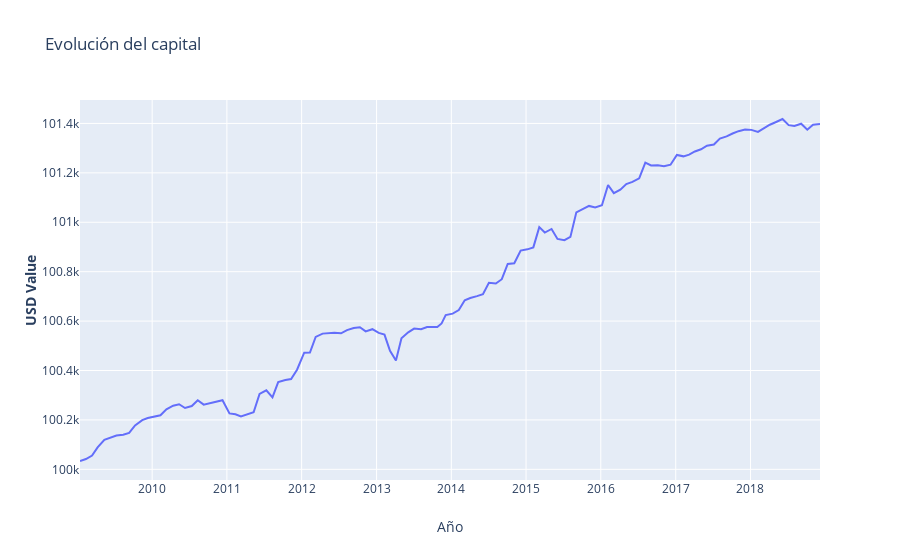

The notebook cell saved with this chart:
### Code cell
fig = go.Figure()
fig = make_subplots()
fig.add_trace(go.Scatter(x=df_backtest['timestamp'], y=df_backtest['capital'],name='Capital'),secondary_y=False)
# Título del grafico
fig.update_layout(title_text='Evolución del capital')
    
# Titulo eje x
fig.update_xaxes(title_text='Año')
    
# Titulo eje y
fig.update_yaxes(title_text='<b>USD Value</b>', secondary_y=False)
    
fig.show()
